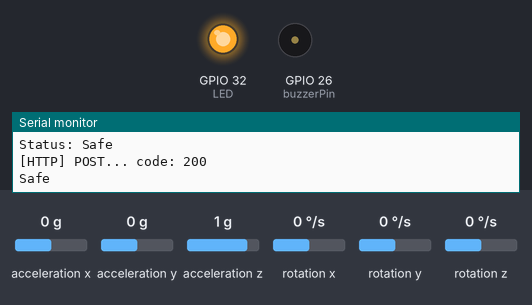
The sketch below on a simulated ESP32. Parts: output pins drawn as LEDs (lit = HIGH), buzzer (waves = sounding, pin HIGH), the last lines printed to the serial monitor. The test bench sets the inputs (shaded band); at power-on: acceleration x 0 g, acceleration y 0 g, acceleration z 1 g, rotation x 0 °/s, rotation y 0 °/s, rotation z 0 °/s. WiFi joins after 1.5 s; servers stay silent unless stated; uploads are accepted with an empty reply.

Above: at 6.2 s.
6.3 s: acceleration x set to -1 g
10.3 s: acceleration x set to -1.3 g
At 12.1 s:
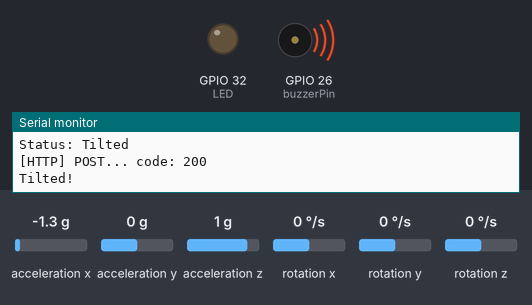
14.3 s: acceleration x set to -0.8 g
At 15.8 s:
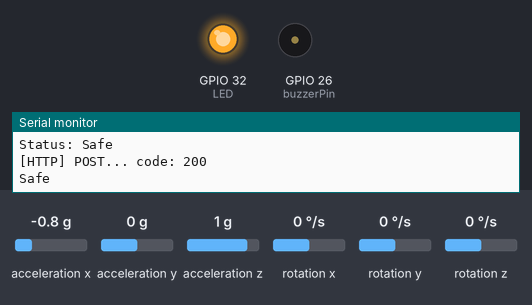
18.3 s: acceleration x set to -1.4 g
At 22.1 s:
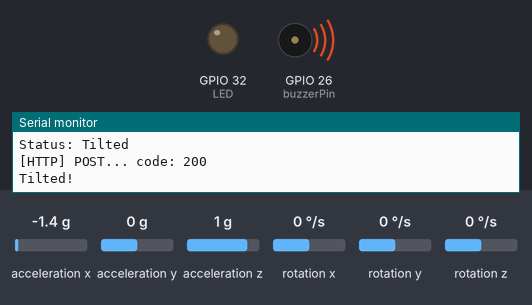
Timing chart, 0 to 23.6 s (numbered marks = the images above; inputs shaded):
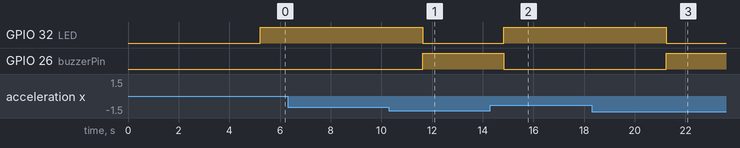

Measured:
- the behaviour switches between -1.1 and -1.2 g on acceleration x (found by bisection; images 0 and 1)
- after the input at 10.3 s, GPIO 32 (LED): HIGH → LOW after 1.3 s; GPIO 26 (buzzerPin): LOW → HIGH after 1.3 s
- after the input at 14.3 s, GPIO 32 (LED): LOW → HIGH after 0.53 s; GPIO 26 (buzzerPin): HIGH → LOW after 0.53 s
- after the input at 18.3 s, GPIO 32 (LED): HIGH → LOW after 2.9 s; GPIO 26 (buzzerPin): LOW → HIGH after 2.9 s

The sketch:

demo.ino
```cpp
#include <MPU6050_tockn.h>
#include <Wire.h>
#include <WiFi.h>
#include <HTTPClient.h>

#define LED 32

MPU6050 mpu6050(Wire);

const int buzzerPin = 26;

char ssid[] = "Ulumganteng";
char password[] = "arul12345";
const char *serverUrl = "http://192.168.63.216/demopirdas6/send.php";

void setup() {
  Serial.begin(9600);
  pinMode(buzzerPin, OUTPUT);
  pinMode(LED, OUTPUT);
  Wire.begin();
  mpu6050.begin();
  mpu6050.calcGyroOffsets();

  // Connect to Wi-Fi
  WiFi.begin(ssid, password);
  while (WiFi.status() != WL_CONNECTED) {
    delay(1000);
    Serial.println("Connecting to WiFi...");
  }
  Serial.println("Connected to WiFi");
}

void loop() {
  mpu6050.update();
  float angleX = mpu6050.getAngleX();
  float angleY = mpu6050.getAngleY();
  String status = (angleX > -50 && angleX < 50 && angleY > -50 && angleY < 50) ? "Safe" : "Tilted";

  Serial.print("Angle X : ");
  Serial.print(angleX);
  Serial.print("\tAngle Y : ");
  Serial.println(angleY);
  Serial.println("Status: " + status);

  // Create JSON data
  String json_data = "{\"angleX\":" + String(angleX) + ",\"angleY\":" + String(angleY) + ",\"status_sensor\":\"" + status + "\"}";

// Send data to PHP script
  HTTPClient http;
  http.begin(serverUrl);
  http.addHeader("Content-Type", "application/x-www-form-urlencoded");

  int httpCode = http.POST("angleX=" + String(angleX) + "&angleY=" + String(angleY) + "&status_sensor=" + status);
  if (httpCode > 0) {
      Serial.printf("[HTTP] POST... code: %d\n", httpCode);
      if (httpCode == HTTP_CODE_OK) {
          String payload = http.getString();
          Serial.println(payload);
      }
  } else {
      Serial.printf("[HTTP] POST... failed, error: %s\n", http.errorToString(httpCode).c_str());
  }

  http.end();

  if (angleX > -50 && angleX < 50 && angleY > -50 && angleY < 50) {
    // MPU6050 is in a flat position
    digitalWrite(LED, HIGH); // Turn on LED
    analogWrite(buzzerPin, 0); // Turn off Buzzer
    Serial.println("Safe");
  } else {
    // MPU6050 is tilted
    digitalWrite(LED, LOW); // Turn off LED
    analogWrite(buzzerPin, 255); // Turn on Buzzer with a loud sound
    Serial.println("Tilted!");
  }

  delay(3000); // 3-second delay

}
```
